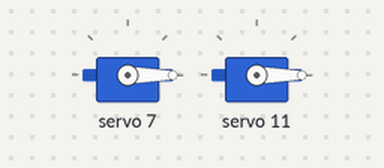
A sketch run on a simulated Arduino Uno, built with avr-gcc and run on an emulated ATmega328P. On the bench: 2 × servo.

Above: at 0.1 s.
At 0.6 s:
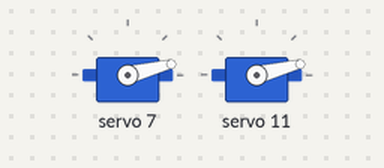
Timing chart, 0 to 2.1 s (numbered marks = the images above):
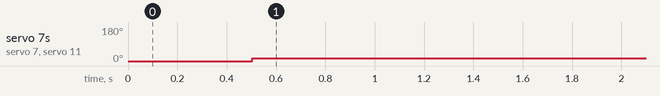

Measured:
- by itself, servo 7, servo 11: 0° → 14° at 0.50 s

The sketch:

Servo_90degree.ino
```cpp
 #include <Adafruit_PWMServoDriver.h>

// called this way, it uses the default address 0x40
Adafruit_PWMServoDriver pwm = Adafruit_PWMServoDriver();

int i = 0;
void setup() {
  Serial.begin(9600);
  pwm.begin();
  pwm.setPWMFreq(60);  // Analog Servo motor works at 60 Hz frequency
}
//The servo level depends on value of Pulselength
//Base/Flat level at 170
//Backward down at 85  (increaing this increases inclination)
//Forwward down at 240 (increaing this increases inclination)
void loop() {
  // Drive each PWM in a 'wave'
 // For backward movement
  for(i;i<1;i++){
      pwm.setPWM(7,0,85); //At channel 7, 100 is Pulselength at zero degree position
      pwm.setPWM(11,0,85);
      delay(500);  //adjust this delay so as to set angle by which servo will rotate
      pwm.setPWM(7,0,170); //At channel 7, 600 is Pulselenght at 180 degree
      pwm.setPWM(11,0,170);
      delay(350);
}
 //For forward movement
 for(i;i<1;i++){
      Serial.println(i);
      pwm.setPWM(7,0,170);
      pwm.setPWM(11,0,170);
      delay(500);
      pwm.setPWM(7,0,240);
      pwm.setPWM(11,0,240);
      delay(350);
}
      pwm.setPWM(7,0,170);  //to set servo again at flat level
      pwm.setPWM(11,0,170);
}
```
